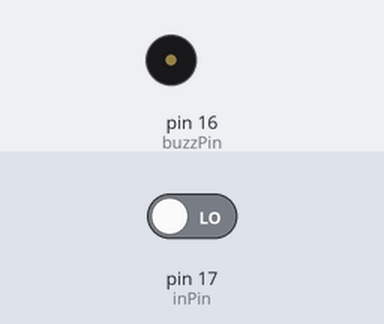
Simulated run of this sketch. Board: Arduino Uno, built with avr-gcc and run on an emulated ATmega328P. Shown: buzzer (waves = sounding, pin HIGH). The inputs (shaded band) are chosen by the test bench; at power-on: pin 17 (inPin) LOW.

Above: at 1.2 s.
1.3 s: pin 17 (inPin) driven HIGH
At 1.7 s:
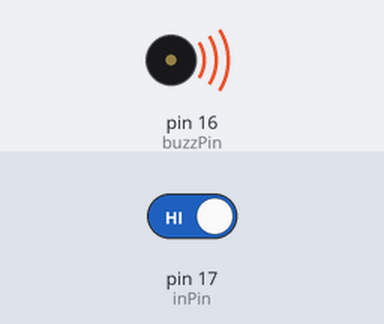
2.8 s: pin 17 (inPin) driven LOW
At 4.0 s:
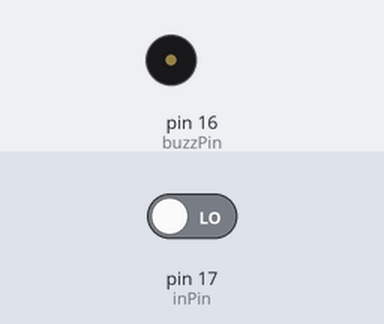
Timing chart, 0 to 5.8 s (numbered marks = the images above; inputs shaded):
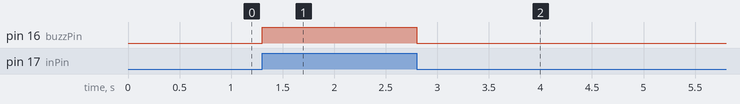

The sketch:

2023-10-17-1-buzzInfrared.ino
```cpp
int buzzPin=16;
int inPin=17;
int val;

void setup()
{
  pinMode(buzzPin,OUTPUT);
  pinMode(inPin,INPUT);

}

void loop() {
  val=digitalRead(inPin);
  if(val==HIGH){
    digitalWrite(buzzPin,HIGH);
  }
  else{
    digitalWrite(buzzPin,LOW);
  }
}
```

Measured:
- after the input at 1.3 s, pin 16 (buzzPin): LOW → HIGH at once
- after the input at 2.8 s, pin 16 (buzzPin): HIGH → LOW at once
